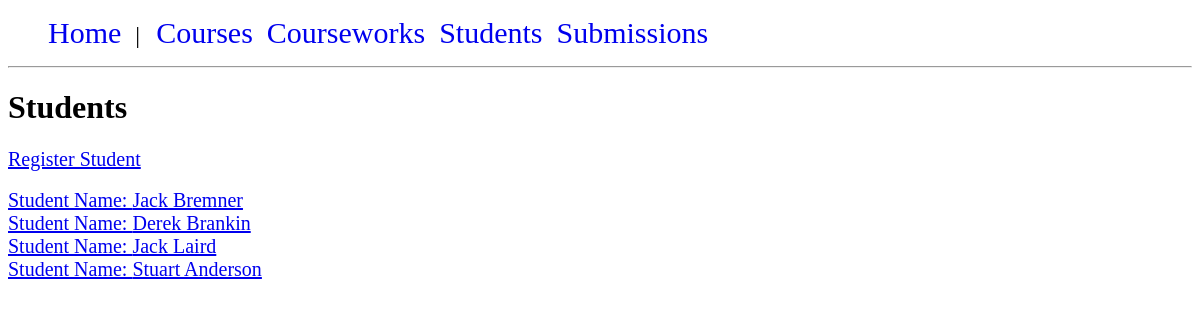
The app's page /students/all_students.php with its own data.
### tables this page shows
CREATE TABLE "students" (
	"student_id"	INTEGER NOT NULL UNIQUE,
	"name"	TEXT(50) NOT NULL,
	PRIMARY KEY("student_id")
);

### database/dbconnection.php (called while the page is built, shortened)
<?php
class DB {
    private static $instance = null;
    private static $pdo;
    public function __construct() {
        if (php_sapi_name() == "cli") {
            self::$pdo = new PDO("sqlite:database/courseworkapp.db");
        }
        else {
            self::$pdo = new PDO("sqlite:".$_SERVER['DOCUMENT_ROOT']."/database/courseworkapp.db");
        }
}
    public static function getInstance() : DB {
        if(!self::$instance)
        {
            self::$instance = new DB();
        }
        return self::$instance;
    }
    public static function run($sql, $params = NULL) {
        $stmt = self::$pdo->prepare($sql);
        $stmt->execute($params);
        return $stmt;
    }
}

### students/student_functions.php (called while the page is built, shortened)
<?php
if (php_sapi_name() == "cli") {
    require_once getcwd().'../database/dbconnection.php';
} else {
    require_once $_SERVER['DOCUMENT_ROOT'].'/database/dbconnection.php';
}
function getAllStudents() {
    $students = DB::run("SELECT * FROM students")->fetchAll(PDO::FETCH_ASSOC);
    return $students;
}

### students/all_students.php (the view, shortened to what this page needs)
<?php
require_once 'student_functions.php';
$students = getAllStudents();
echo '<h1>Students</h1>';
echo "<a href='register_student_form.php'>Register Student</a>\n";
echo '<br>';
echo '<br>';
if ($students) {
    foreach ($students as $student) {
        echo "<a href='student_details.php?id=" . $student['student_id'] . "'> Student Name: " . $student['name'] . "</a>\n";
    }
} else {
    echo "<p>No students registered</p>";
}

### css/stylesheet.css (style rules this page uses)
#menu ul { list-style: none; }
#menu li { display: inline; padding-right: 10px; font-size: 24px; }
#menu a { text-decoration: none; font-size: 30px; }
a, p { font-size: 20px; }

### records on screen
students: name "Jack Bremner"
students: name "Derek Brankin"
students: name "Jack Laird"
students: name "Stuart Anderson"
